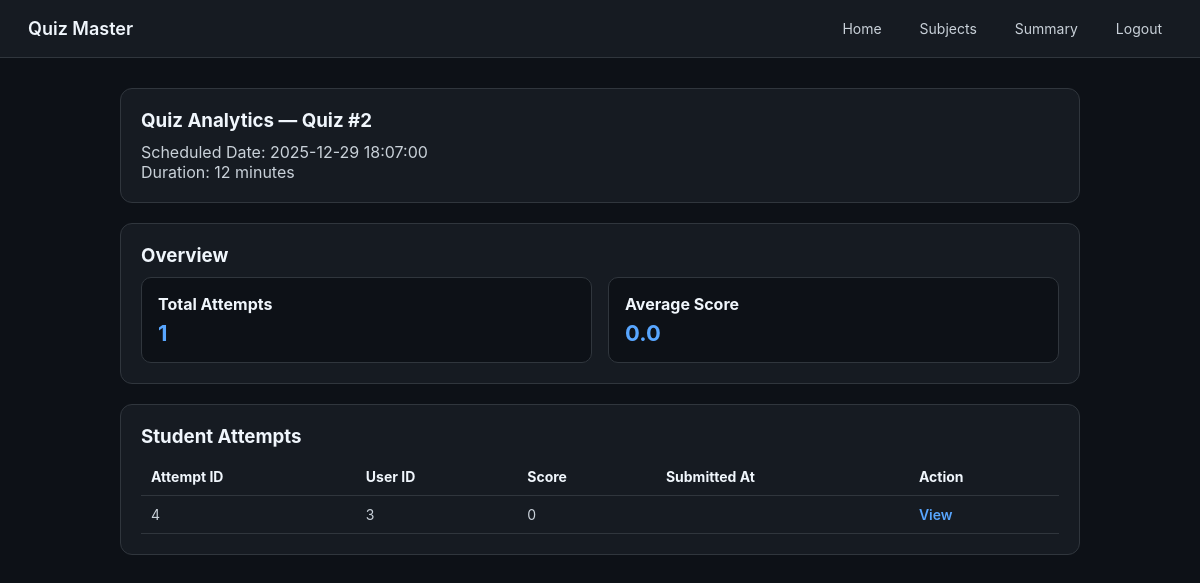
The page /teacher/quizzes/2/analytics (signed in) on the database its author committed.
### controller/models.py (models this page shows)
class Quiz(db.Model):
    __tablename__ = "quiz"
    quiz_id = db.Column(db.Integer, primary_key=True)
    chapter_id = db.Column(
        db.Integer,
        db.ForeignKey("chapter.chapter_id"),
        nullable=False
    )
    scheduled_date = db.Column(db.DateTime, nullable=False)
    duration = db.Column(db.Integer, nullable=False)  # minutes
    status = db.Column(db.String(20), default="active")
    questions = db.relationship(
        "Question",
        backref="quiz",
        cascade="all, delete-orphan"
    )
    attempts = db.relationship(
        "QuizAttempt",
        backref="quiz",
        cascade="all, delete-orphan"
    )

class QuizAttempt(db.Model):
    __tablename__ = "quiz_attempt"
    attempt_id = db.Column(db.Integer, primary_key=True)
    user_id = db.Column(
        db.Integer,
        db.ForeignKey("user.user_id"),
        nullable=False
    )
    quiz_id = db.Column(
        db.Integer,
        db.ForeignKey("quiz.quiz_id"),
        nullable=False
    )
    start_time = db.Column(db.DateTime, default=datetime.utcnow)
    end_time = db.Column(db.DateTime)
    score = db.Column(db.Integer, default=0)
    total_questions = db.Column(db.Integer)
    submitted = db.Column(db.Boolean, default=False)
    violations = db.Column(db.Integer, default=0)
    answers = db.relationship(
        "UserAnswer",
        backref="attempt",
        cascade="all, delete-orphan"
    )

### main.py (the view)
@app.route("/teacher/quizzes/<int:quiz_id>/analytics")
@login_required
@role_required("teacher")
def quiz_analytics(quiz_id):
    quiz = Quiz.query.get_or_404(quiz_id)
    attempts = (
        QuizAttempt.query
        .filter_by(quiz_id=quiz_id, submitted=True)
        .all()
    )
    total = len(attempts)
    average = round(
        sum(a.score for a in attempts) / total, 2
    ) if total > 0 else 0
    return render_template(
        "teacher/quiz_analytics.html",
        quiz=quiz,
        attempts=attempts,
        total_attempts=total,
        average_score=average
    )

### main.py (called while the page is built)
def login_required(f):
    @wraps(f)
    def wrapper(*args, **kwargs):
        if "user_id" not in session:
            flash("Please login first")
            return redirect(url_for("login"))
        return f(*args, **kwargs)
    return wrapper

def role_required(required_role):
    def decorator(f):
        @wraps(f)
        def wrapper(*args, **kwargs):
            if session.get("role") != required_role:
                flash("Unauthorized access")
                return redirect(url_for("login"))
            return f(*args, **kwargs)
        return wrapper
    return decorator

### templates/TEACHER/quiz_analytics.html (shortened to what this page needs)
<!DOCTYPE html>
<html lang="en">
<head>
</head>
<body>
<nav class="navbar">
    <div class="brand">Quiz Master</div>
    <div class="nav-links">
        <a class="nav-link" href="{{ url_for('teacher_dashboard') }}">Home</a>
        <a class="nav-link" href="{{ url_for('teacher_subjects') }}">Subjects</a>
        <a class="nav-link" href="{{ url_for('teacher_results') }}">Summary</a>
        <a class="nav-link" href="{{ url_for('logout') }}">Logout</a>
    </div>
</nav>
<div class="container">
    <div class="card">
        <h3>Quiz Analytics — Quiz #{{ quiz.quiz_id }}</h3>
        <p>
            Scheduled Date: {{ quiz.scheduled_date }} <br>
            Duration: {{ quiz.duration }} minutes
        </p>
    </div>
    <div class="card">
        <h3>Overview</h3>
        <div class="stats">
            <div class="stat-box">
                <h4>Total Attempts</h4>
                <p>{{ total_attempts }}</p>
            </div>
            <div class="stat-box">
                <h4>Average Score</h4>
                <p>{{ average_score }}</p>
            </div>
        </div>
    </div>
    <div class="card">
        <h3>Student Attempts</h3>
        {% if attempts %}
        <table>
            <thead>
                <tr>
                    <th>Attempt ID</th>
                    <th>User ID</th>
                    <th>Score</th>
                    <th>Submitted At</th>
                    <th>Action</th>
                </tr>
            </thead>
            <tbody>
                {% for a in attempts %}
                <tr>
                    <td>{{ a.attempt_id }}</td>
                    <td>{{ a.user_id }}</td>
                    <td>{{ a.score }}</td>
                    <td>{{ a.submitted_at }}</td>
                    <td>
                        <a class="view-link"
                           href="{{ url_for('teacher_result_detail', attempt_id=a.attempt_id) }}">
                           View
                        </a>
                    </td>
                </tr>
                {% endfor %}
            </tbody>
        </table>
        {% else %}
            <p>No attempts yet.</p>
        {% endif %}
    </div>
</div>
</body>
</html>

### templates/TEACHER/quiz_analytics.html (style rules this page uses)
:root { --bg:#0d1117; --panel:#161b22; --border:#30363d; --text:#c9d1d9; --white:#f0f6fc; --accent:#58a6ff; }
* { margin:0; padding:0; box-sizing:border-box; font-family:-apple-system,BlinkMacSystemFont,"Segoe UI",Arial; }
body { background:var(--bg); color:var(--text); min-height:100vh; }
.navbar { display:flex; justify-content:space-between; align-items:center; padding:14px 28px; background:var(--panel); border-bottom:1px solid var(--border); }
.brand { font-size:18px; font-weight:600; color:var(--white); }
.nav-links { display:flex; gap:18px; }
.nav-link { color:var(--text); text-decoration:none; font-size:14px; padding:6px 10px; border-radius:6px; }
.container { max-width:1000px; margin:30px auto; padding:0 20px; }
.card { background:var(--panel); border:1px solid var(--border); border-radius:12px; padding:20px; margin-bottom:20px; }
.card h3 { color:var(--white); margin-bottom:10px; }
.stats { display:grid; grid-template-columns:repeat(auto-fit,minmax(220px,1fr)); gap:16px; }
.stat-box { background:#0d1117; border:1px solid var(--border); border-radius:10px; padding:16px; }
.stat-box h4 { color:var(--white); margin-bottom:6px; }
.stat-box p { font-size:22px; font-weight:700; color:var(--accent); }
table { width:100%; border-collapse:collapse; margin-top:10px; }
th, td { padding:10px; border-bottom:1px solid var(--border); font-size:14px; }
th { text-align:left; color:var(--white); }
.view-link { color:var(--accent); text-decoration:none; font-weight:600; }

### rows shown on the page
Quiz: quiz_id "2", scheduled_date "2025-12-29 18:07:00", duration "12"
QuizAttempt: attempt_id "4", user_id "3", score "0"

### other values the page prints
{{ total_attempts }} "1"
{{ average_score }} "0.0"
